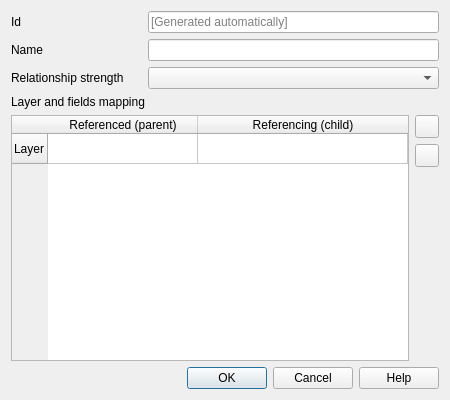
<?xml version="1.0" encoding="UTF-8"?>
<ui version="4.0">
 <class>QgsRelationManagerAddDialogBase</class>
 <widget class="QWidget" name="QgsRelationManagerAddDialogBase">
  <property name="geometry">
   <rect>
    <x>0</x>
    <y>0</y>
    <width>450</width>
    <height>400</height>
   </rect>
  </property>
  <property name="windowTitle">
   <string>Add Relation</string>
  </property>
  <layout class="QGridLayout" name="gridLayout" columnstretch="1,2,0">
   <item row="3" column="0">
    <widget class="QLabel" name="mRelationStrengthLabel">
     <property name="text">
      <string>Relationship strength</string>
     </property>
    </widget>
   </item>
   <item row="5" column="0" colspan="2">
    <widget class="QTableWidget" name="mFieldsMappingTable">
     <property name="selectionBehavior">
      <enum>QAbstractItemView::SelectRows</enum>
     </property>
     <property name="rowCount">
      <number>1</number>
     </property>
     <attribute name="horizontalHeaderDefaultSectionSize">
      <number>150</number>
     </attribute>
     <attribute name="horizontalHeaderStretchLastSection">
      <bool>true</bool>
     </attribute>
     <row>
      <property name="text">
       <string>Layer</string>
      </property>
     </row>
     <column>
      <property name="text">
       <string comment="static relations">Referenced (parent)</string>
      </property>
     </column>
     <column>
      <property name="text">
       <string>Referencing (child)</string>
      </property>
     </column>
    </widget>
   </item>
   <item row="0" column="0">
    <widget class="QLabel" name="mIdLabel">
     <property name="text">
      <string>Id</string>
     </property>
    </widget>
   </item>
   <item row="1" column="0">
    <widget class="QLabel" name="mNameLabel">
     <property name="text">
      <string>Name</string>
     </property>
    </widget>
   </item>
   <item row="3" column="1" colspan="2">
    <widget class="QComboBox" name="mRelationStrengthComboBox"/>
   </item>
   <item row="0" column="1" colspan="2">
    <widget class="QLineEdit" name="mIdLineEdit">
     <property name="placeholderText">
      <string>[Generated automatically]</string>
     </property>
    </widget>
   </item>
   <item row="7" column="0" colspan="3">
    <widget class="QDialogButtonBox" name="mButtonBox">
     <property name="standardButtons">
      <set>QDialogButtonBox::Cancel|QDialogButtonBox::Help|QDialogButtonBox::Ok</set>
     </property>
    </widget>
   </item>
   <item row="1" column="1" colspan="2">
    <widget class="QLineEdit" name="mNameLineEdit"/>
   </item>
   <item row="4" column="0" colspan="2">
    <widget class="QLabel" name="mFieldsMappingLabel">
     <property name="text">
      <string>Layer and fields mapping</string>
     </property>
    </widget>
   </item>
   <item row="5" column="2">
    <layout class="QVBoxLayout" name="mFieldsMappingButtonsVBoxLayout">
     <item>
      <widget class="QToolButton" name="mFieldsMappingAddButton">
       <property name="toolTip">
        <string>Add new field pair as part of a composite foreign key</string>
       </property>
       <property name="icon">
        <iconset resource="../../images/images.qrc">
         <normaloff>:/images/themes/default/symbologyAdd.svg</normaloff>:/images/themes/default/symbologyAdd.svg</iconset>
       </property>
      </widget>
     </item>
     <item>
      <widget class="QToolButton" name="mFieldsMappingRemoveButton">
       <property name="toolTip">
        <string>Remove the select or last pair of fields</string>
       </property>
       <property name="icon">
        <iconset resource="../../images/images.qrc">
         <normaloff>:/images/themes/default/symbologyRemove.svg</normaloff>:/images/themes/default/symbologyRemove.svg</iconset>
       </property>
      </widget>
     </item>
     <item>
      <spacer name="mFieldsMappingVSpacer">
       <property name="orientation">
        <enum>Qt::Vertical</enum>
       </property>
       <property name="sizeHint" stdset="0">
        <size>
         <width>20</width>
         <height>40</height>
        </size>
       </property>
      </spacer>
     </item>
    </layout>
   </item>
  </layout>
 </widget>
 <resources>
  <include location="../../images/images.qrc"/>
 </resources>
 <connections/>
</ui>
